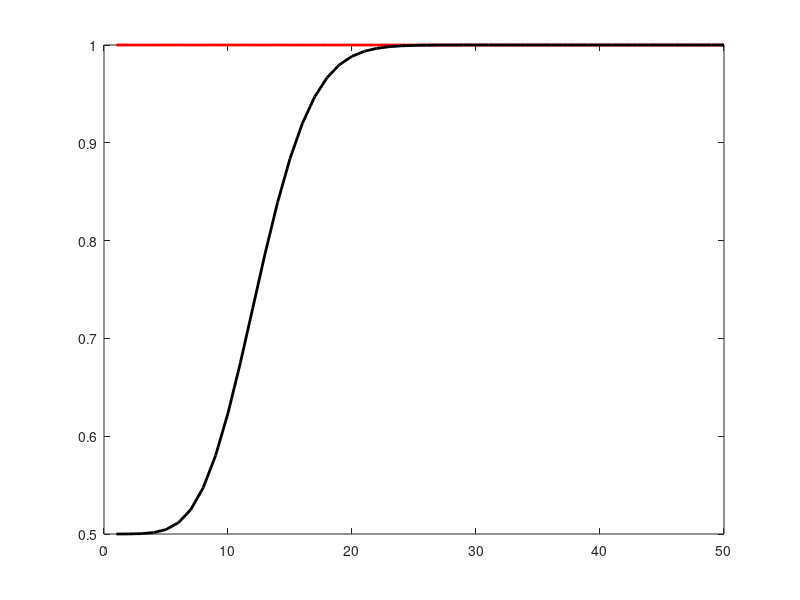

MATLAB code for this plot:
clear
clc
close all
m = 50;
resultado = zeros(m,1);
tamanho = resultado;
for k = 1:m
n = k;
coisa = zeros(n,1);
tamanho(k) = k;
a = 5;
F = 0;
for i = 1:n
    prod = 1;
    for j = 1:i
        prod = prod*(2*j-1);
    end
    coisa(i) = (a^(2*i-1))*exp(-(a^2)/2)/sqrt(2*pi)/prod;
    F = F + (a^(2*i-1))/prod;
end
F = F*exp(-(a^2)/2)/sqrt(2*pi);
resultado(k) = F+0.5;
end
certo = cdf('normal',a,0,1);
plot(tamanho,certo*ones(m,1),'r','linewidth',2)
hold on
plot(tamanho,resultado,'k','linewidth',2)
disp('foda-se!')
disp('vamos ver se foi')